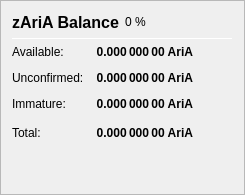
                   <widget class="QFrame" name="frame_ZerocoinBalances">
                    <property name="frameShape">
                     <enum>QFrame::StyledPanel</enum>
                    </property>
                    <property name="frameShadow">
                     <enum>QFrame::Raised</enum>
                    </property>
                    <layout class="QVBoxLayout" name="verticalLayout_7">
                     <item>
                      <layout class="QHBoxLayout" name="horizontalLayout_8" stretch="0,0,0">
                       <item>
                        <widget class="QLabel" name="label_5z_3">
                         <property name="minimumSize">
                          <size>
                           <width>0</width>
                           <height>20</height>
                          </size>
                         </property>
                         <property name="font">
                          <font>
                           <pointsize>12</pointsize>
                           <weight>75</weight>
                           <bold>true</bold>
                          </font>
                         </property>
                         <property name="text">
                          <string>zAriA Balance</string>
                         </property>
                        </widget>
                       </item>
                       <item>
                        <widget class="QLabel" name="labelzMuBdIPercent">
                         <property name="text">
                          <string notr="true">0 %</string>
                         </property>
                        </widget>
                       </item>
                       <item>
                        <spacer name="horizontalSpacer_11">
                         <property name="orientation">
                          <enum>Qt::Horizontal</enum>
                         </property>
                         <property name="sizeHint" stdset="0">
                          <size>
                           <width>40</width>
                           <height>20</height>
                          </size>
                         </property>
                        </spacer>
                       </item>
                      </layout>
                     </item>
                     <item>
                      <widget class="Line" name="line_ZerocoinBalance">
                       <property name="minimumSize">
                        <size>
                         <width>0</width>
                         <height>1</height>
                        </size>
                       </property>
                       <property name="maximumSize">
                        <size>
                         <width>16777215</width>
                         <height>1</height>
                        </size>
                       </property>
                       <property name="orientation">
                        <enum>Qt::Horizontal</enum>
                       </property>
                      </widget>
                     </item>
                     <item>
                      <layout class="QGridLayout" name="gridLayout_5">
                       <property name="spacing">
                        <number>12</number>
                       </property>
                       <item row="1" column="0">
                        <widget class="QLabel" name="labelzBalanceMatureText">
                         <property name="toolTip">
                          <string>Mature: more than 20 confirmation and more than 1 mint of the same denomination after it was minted.
These zAriA are spendable.</string>
                         </property>
                         <property name="text">
                          <string>Available:</string>
                         </property>
                        </widget>
                       </item>
                       <item row="1" column="1">
                        <widget class="QLabel" name="labelzBalanceMature">
                         <property name="font">
                          <font>
                           <weight>75</weight>
                           <bold>true</bold>
                          </font>
                         </property>
                         <property name="toolTip">
                          <string>Mature: more than 20 confirmation and more than 1 mint of the same denomination after it was minted.
These zAriA are spendable.</string>
                         </property>
                         <property name="text">
                          <string notr="true">0.000 000 00 AriA</string>
                         </property>
                         <property name="alignment">
                          <set>Qt::AlignRight|Qt::AlignTrailing|Qt::AlignVCenter</set>
                         </property>
                        </widget>
                       </item>
                       <item row="2" column="0">
                        <widget class="QLabel" name="labelzBalanceUnconfirmedText">
                         <property name="toolTip">
                          <string>Unconfirmed: less than 20 confirmations
Immature: confirmed, but less than 1 mint of the same denomination after it was minted</string>
                         </property>
                         <property name="text">
                          <string>Unconfirmed:</string>
                         </property>
                        </widget>
                       </item>
                       <item row="2" column="1">
                        <widget class="QLabel" name="labelzBalanceUnconfirmed">
                         <property name="font">
                          <font>
                           <weight>75</weight>
                           <bold>true</bold>
                          </font>
                         </property>
                         <property name="toolTip">
                          <string>Unconfirmed: less than 20 confirmations
Immature: confirmed, but less than 1 mint of the same denomination after it was minted</string>
                         </property>
                         <property name="text">
                          <string notr="true">0.000 000 00 AriA</string>
                         </property>
                         <property name="alignment">
                          <set>Qt::AlignRight|Qt::AlignTrailing|Qt::AlignVCenter</set>
                         </property>
                        </widget>
                       </item>
                       <item row="3" column="0">
                        <widget class="QLabel" name="labelzBalanceImmatureText">
                         <property name="toolTip">
                          <string>Unconfirmed: less than 20 confirmations
Immature: confirmed, but less than 1 mint of the same denomination after it was minted</string>
                         </property>
                         <property name="text">
                          <string>Immature:</string>
                         </property>
                        </widget>
                       </item>
                       <item row="3" column="1">
                        <widget class="QLabel" name="labelzBalanceImmature">
                         <property name="font">
                          <font>
                           <weight>75</weight>
                           <bold>true</bold>
                          </font>
                         </property>
                         <property name="toolTip">
                          <string>Unconfirmed: less than 20 confirmations
Immature: confirmed, but less than 1 mint of the same denomination after it was minted</string>
                         </property>
                         <property name="text">
                          <string notr="true">0.000 000 00 AriA</string>
                         </property>
                         <property name="alignment">
                          <set>Qt::AlignRight|Qt::AlignTrailing|Qt::AlignVCenter</set>
                         </property>
                        </widget>
                       </item>
                       <item row="4" column="0">
                        <widget class="QLabel" name="labelzBalanceText">
                         <property name="toolTip">
                          <string>Your current zAriA balance, unconfirmed and immature zAriA included.</string>
                         </property>
                         <property name="text">
                          <string>Total:</string>
                         </property>
                        </widget>
                       </item>
                       <item row="4" column="1">
                        <widget class="QLabel" name="labelzBalance">
                         <property name="font">
                          <font>
                           <weight>75</weight>
                           <bold>true</bold>
                          </font>
                         </property>
                         <property name="cursor">
                          <cursorShape>IBeamCursor</cursorShape>
                         </property>
                         <property name="toolTip">
                          <string>Your current zAriA balance, unconfirmed and immature zAriA included.</string>
                         </property>
                         <property name="text">
                          <string notr="true">0.000 000 00 AriA</string>
                         </property>
                         <property name="alignment">
                          <set>Qt::AlignRight|Qt::AlignTrailing|Qt::AlignVCenter</set>
                         </property>
                         <property name="textInteractionFlags">
                          <set>Qt::LinksAccessibleByMouse|Qt::TextSelectableByKeyboard|Qt::TextSelectableByMouse</set>
                         </property>
                        </widget>
                       </item>
                       <item row="4" column="2">
                        <spacer name="horizontalSpacer_4">
                         <property name="orientation">
                          <enum>Qt::Horizontal</enum>
                         </property>
                         <property name="sizeHint" stdset="0">
                          <size>
                           <width>40</width>
                           <height>20</height>
                          </size>
                         </property>
                        </spacer>
                       </item>
                      </layout>
                     </item>
                     <item>
                      <spacer name="verticalSpacer_4">
                       <property name="orientation">
                        <enum>Qt::Vertical</enum>
                       </property>
                       <property name="sizeHint" stdset="0">
                        <size>
                         <width>20</width>
                         <height>40</height>
                        </size>
                       </property>
                      </spacer>
                     </item>
                    </layout>
                   </widget>
